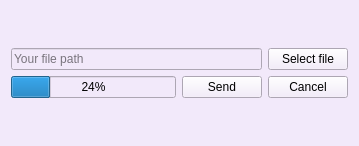
<?xml version="1.0" encoding="UTF-8"?>
<ui version="4.0">
 <class>fileOperation</class>
 <widget class="QWidget" name="fileOperation">
  <property name="geometry">
   <rect>
    <x>0</x>
    <y>0</y>
    <width>359</width>
    <height>146</height>
   </rect>
  </property>
  <property name="windowTitle">
   <string>ChatTime FileTransfer</string>
  </property>
  <property name="styleSheet">
   <string notr="true">background-color: rgb(242, 233, 250);</string>
  </property>
  <layout class="QVBoxLayout" name="verticalLayout_2">
   <item>
    <layout class="QVBoxLayout" name="verticalLayout">
     <item>
      <layout class="QHBoxLayout" name="horizontalLayout">
       <item>
        <widget class="QLineEdit" name="fileNameInput">
         <property name="styleSheet">
          <string notr="true"/>
         </property>
         <property name="placeholderText">
          <string>Your file path</string>
         </property>
        </widget>
       </item>
       <item>
        <widget class="QPushButton" name="selectFileBtn">
         <property name="text">
          <string>Select file</string>
         </property>
         <property name="icon">
          <iconset resource="resources.qrc">
           <normaloff>:/images/sendrequest.svg</normaloff>:/images/sendrequest.svg</iconset>
         </property>
        </widget>
       </item>
      </layout>
     </item>
     <item>
      <layout class="QHBoxLayout" name="horizontalLayout_2">
       <item>
        <widget class="QProgressBar" name="progressBar">
         <property name="value">
          <number>24</number>
         </property>
        </widget>
       </item>
       <item>
        <widget class="QPushButton" name="sendBtn">
         <property name="text">
          <string>Send</string>
         </property>
         <property name="icon">
          <iconset resource="resources.qrc">
           <normaloff>:/images/sendmsg.svg</normaloff>:/images/sendmsg.svg</iconset>
         </property>
        </widget>
       </item>
       <item>
        <widget class="QPushButton" name="cancelBtn">
         <property name="text">
          <string>Cancel</string>
         </property>
         <property name="icon">
          <iconset resource="resources.qrc">
           <normaloff>:/images/home.svg</normaloff>:/images/home.svg</iconset>
         </property>
        </widget>
       </item>
      </layout>
     </item>
    </layout>
   </item>
  </layout>
 </widget>
 <resources>
  <include location="resources.qrc"/>
 </resources>
 <connections/>
</ui>
